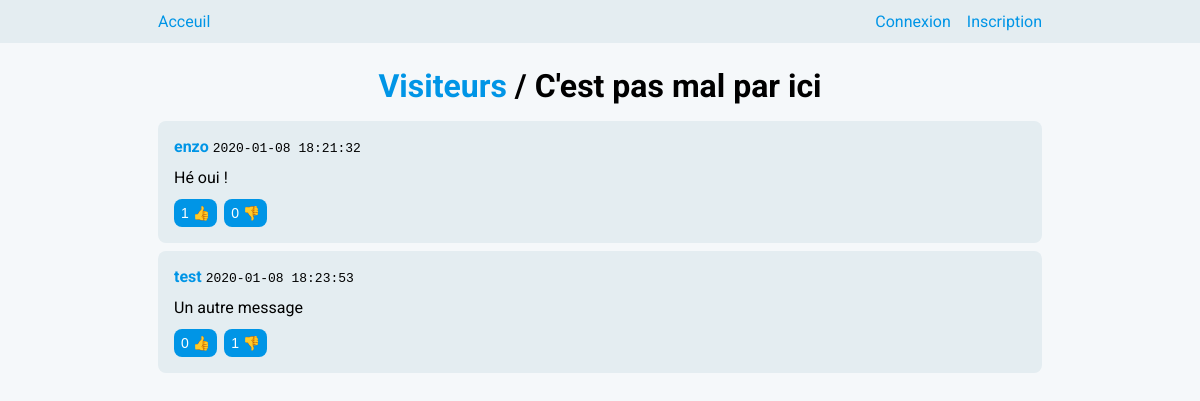
Page /conversation.php?id=10 on the committed database.
### tables this page shows
CREATE TABLE IF NOT EXISTS `conversations` (
  `id` int(11) NOT NULL AUTO_INCREMENT,
  `nom` varchar(255) NOT NULL,
  `id_auteur` int(11) NOT NULL,
  `id_topic` int(11) NOT NULL,
  `creation` datetime NOT NULL DEFAULT CURRENT_TIMESTAMP,
  `verrouillage` tinyint(1) NOT NULL DEFAULT '0',
  `epingle` tinyint(1) NOT NULL DEFAULT '0',
  PRIMARY KEY (`id`),
  KEY `id_topic` (`id_topic`)
);

CREATE TABLE IF NOT EXISTS `topics` (
  `id` int(11) NOT NULL AUTO_INCREMENT,
  `nom` varchar(255) NOT NULL,
  `description` varchar(255) DEFAULT NULL,
  `rang_min` int(11) NOT NULL DEFAULT '0',
  PRIMARY KEY (`id`)
);

CREATE TABLE IF NOT EXISTS `messages` (
  `id` int(11) NOT NULL AUTO_INCREMENT,
  `contenu` text NOT NULL,
  `id_auteur` int(11) NOT NULL,
  `id_conversation` int(11) NOT NULL,
  `creation` datetime NOT NULL DEFAULT CURRENT_TIMESTAMP,
  PRIMARY KEY (`id`),
  KEY `id_conversation` (`id_conversation`)
);

CREATE TABLE IF NOT EXISTS `utilisateurs` (
  `id` int(11) NOT NULL AUTO_INCREMENT,
  `login` varchar(255) NOT NULL,
  `password` varchar(255) NOT NULL,
  `id_rang` int(11) NOT NULL DEFAULT '1',
  `naissance` date DEFAULT NULL,
  `bio` varchar(255) DEFAULT NULL,
  `email` varchar(255) DEFAULT NULL,
  `inscription` datetime NOT NULL DEFAULT CURRENT_TIMESTAMP,
  PRIMARY KEY (`id`)
);

### conversation.php (the view, shortened to what this page needs)
<?php
include "includes/layout.php";
include "includes/shortcuts.php";
$stmt = $db->prepare("SELECT conversations.*, topics.rang_min, topics.nom AS nom_topic
FROM conversations
INNER JOIN topics ON topics.id = conversations.id_topic
WHERE conversations.id = ?");
$success = $stmt->execute([$_GET["id"]]);
$conversation = $stmt->fetch();
layout(function() {
	global $db, $conversation;
	$stmt = $db->prepare("SELECT
		messages.*,
		utilisateurs.login AS nom_auteur,
		(SELECT COUNT(*) FROM reactions WHERE id_message = messages.id AND type = 0) AS dislikes,
		(SELECT COUNT(*) FROM reactions WHERE id_message = messages.id AND type = 1) AS likes
	FROM messages
	INNER JOIN utilisateurs ON utilisateurs.id = messages.id_auteur
	WHERE id_conversation = ?
	ORDER BY creation ASC");
	$success = $stmt->execute([$_GET["id"]]);
	$messages = $stmt->fetchAll();
?>
<div class="flex-center">
	<h1>
		<a href="topic.php?id=<?= $conversation['id_topic'] ?>"><?= $conversation['nom_topic'] ?></a>
		<b>/</b>
		<span><?= $conversation["nom"] ?></span>
	</h1>
</div>
<?php
	foreach ($messages as $id => $message) { ?>
		<article class="message" id="<?= $id ?>">
			<a><a href="profil.php?id=<?= $message['id_auteur'] ?>"><b><?= $message["nom_auteur"] ?></b></a>&nbsp;<code><?= $message["creation"] ?></code></p>
			<p><?= $message["contenu"] ?></p>
			<div class="actions">
				<ul class="start">
					<form method="post">
						<li><input class="button" type="submit" name="like" value="<?= $message["likes"] ?> 👍"></li>
						<li><input class="button" type="submit" name="dislike" value="<?= $message["dislikes"] ?> 👎"></li>
					</form>
				</ul>
				<ul class="end">
				</ul>
			</div>
		</article>
	<?php }
	if (!$conversation["verrouillage"] && isset($_SESSION["user"]) || isModerator()) { ?>
	<?php }
}, [ "title" => $conversation["nom"] ]); ?>

### style.css (style rules this page uses)
:root { --bg-color: hsl(201, 33%, 97%); --nav-bg-color: hsl(201, 33%, 92%); --nav-link-hover-bg-color: hsl(201, 33%, 87%); --accent: hsl(201, 100%, 45%); --accent-hover: hsl(201, 100%, 60%); --inner-bg-color: hsl(201, 33%, 92%); --inner-pinned-bg-color: hsl(162, 52%, 87%); }
* { box-sizing: border-box; }
html, body { padding: 0; margin: 0; font-family: "Roboto"; background: var(--bg-color); }
h1, h3 { margin: 0; padding: 0.25em 0; }
p { margin: 0; padding: 0.25em 0; }
a { color: var(--accent); text-decoration: none; }
.button { display: inline-block; border: none; padding: 0.5em; border-radius: 8px; background: var(--accent); color: white; text-decoration: none; font-size: 0.875em; cursor: pointer; line-height: 1em; margin: 0; }
.flex-center { display: flex; flex-direction: column; align-items: center; }
.actions { display: flex; padding-top: 0.5em; }
nav ul, .actions ul, .actions form { margin: 0; padding: 0; list-style: none; display: flex; align-items: center; flex-grow: 1; }
.actions form { flex-grow: 0; }
.actions .start .button { margin-right: 0.5em; }
nav ul.start, .actions ul.start { justify-content: flex-start; margin-right: auto; }
nav ul.end, .actions ul.end { justify-content: flex-end; margin-left: auto; }
article.topic, article.conversation, article.message { display: block; padding: 1em; margin: 0.5em; border-radius: 8px; background: var(--inner-bg-color); position: relative; }

### rows in the picture
conversations: id_topic.nom "Visiteurs", nom "C'est pas mal par ici"
messages: utilisateurs.login "enzo", creation "2020-01-08 18:21:32", contenu "Hé oui !"
messages: utilisateurs.login "test", creation "2020-01-08 18:23:53", contenu "Un autre message"
